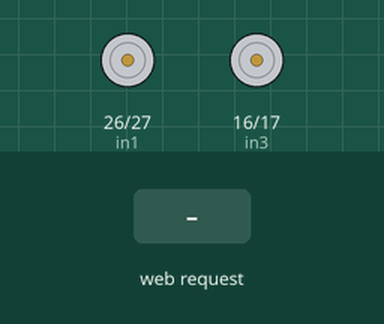
Simulated run of this sketch. Board: ESP32. Shown: motor-driver pin pairs drawn as motors (green arrow = first pin HIGH = forward, orange = second pin HIGH = backward, longer = more drive, scaled by the enable pin). Inputs (shaded band) come from the test bench. WiFi joins after 1.5 s; servers stay silent unless stated; what the sketch prints to the serial monitor is not drawn.

Above: at 2.7 s.
2.8 s: HTTP request GET /forward received
At 3.2 s:
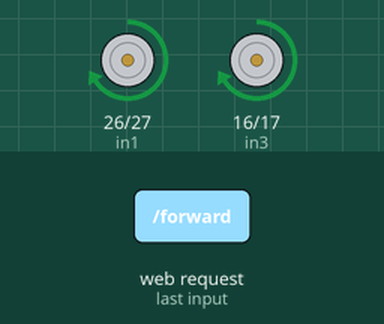
5.8 s: HTTP request GET /backward received
At 6.7 s:
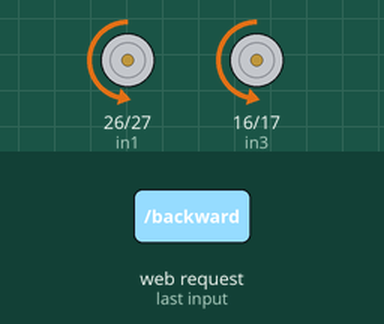
8.8 s: HTTP request GET /left received
At 10.2 s:
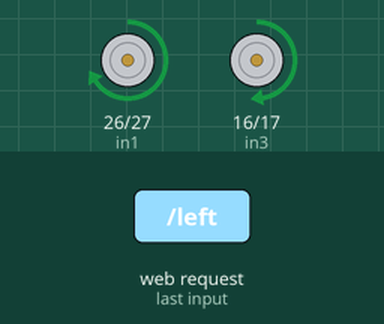
11.8 s: HTTP request GET /right received
At 12.5 s:
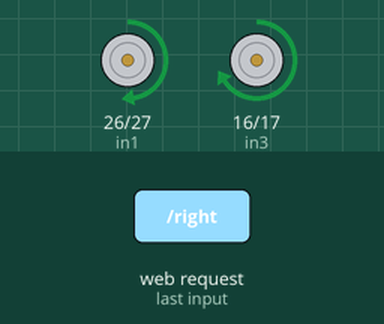
Timing chart, 0 to 15.3 s (numbered marks = the images above; inputs shaded):
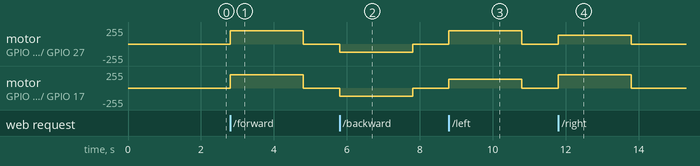

Measured:
- after the input at 2.8 s, motor on GPIO 26 (in1) / GPIO 27 (in2), motor on GPIO 16 (in3) / GPIO 17 (in4): stopped → forward 199/255 at once, → stopped 2.0 s later
- after the input at 5.8 s, motor on GPIO 26 (in1) / GPIO 27 (in2), motor on GPIO 16 (in3) / GPIO 17 (in4): stopped → backward 125/255 at once, → stopped 2.0 s later
- after the input at 8.8 s, motor on GPIO 26 (in1) / GPIO 27 (in2): stopped → forward 199/255 at once, → stopped 2.0 s later; motor on GPIO 16 (in3) / GPIO 17 (in4): stopped → forward 129/255 at once, → stopped 2.0 s later
- after the input at 11.8 s, motor on GPIO 26 (in1) / GPIO 27 (in2): stopped → forward 129/255 at once, → stopped 2.0 s later; motor on GPIO 16 (in3) / GPIO 17 (in4): stopped → forward 199/255 at once, → stopped 2.0 s later

The sketch:

opencvbot.ino
```cpp
#include <WiFi.h>

const char* ssid     = "------";
const char* password = "-------";
#define CHANL0     0
#define CHANL1     1
// use 13 bit precission for LEDC timer
#define LEDBIT  13

// use 5000 Hz as a LEDC base frequency
#define LEDFREQ     5000

// set pins for the l298n
const int en1=25;
const int in1=26;
const int in2=27;
int spd1 = 125;
int spd2 = 125;
int s=125;
const int en2=18;
const int in4=17;
const int in3=16;

WiFiServer server(80);

// method takes pin instead of channel
void analogWr(uint8_t pin, uint32_t value, uint32_t valueMax = 255) {
  // calculate duty, 8191 from 2 ^ 13 - 1
  int tee=0;
  if(value>valueMax){tee=valueMax;}
  else{tee=value;}
  uint32_t duty = (8191 / valueMax) * tee;

  if(pin==en1){
    // write duty to pin
    ledcWrite(CHANL0, duty);}
  else if(pin==en2){
    // write duty to pin
    ledcWrite(CHANL1, duty);}


}


void setup() {
  Serial.begin(115200);
  // put your setup code here, to run once:
  pinMode(en1, OUTPUT);
  pinMode(in1, OUTPUT);
  pinMode(in2, OUTPUT);
  pinMode(en2, OUTPUT);
  pinMode(in3, OUTPUT);
  pinMode(in4, OUTPUT);

  // Setup timer and attach timer to a led pin
  ledcSetup(CHANL0, LEDFREQ, LEDBIT);
  ledcAttachPin(en1, CHANL0);
  ledcSetup(CHANL1, LEDFREQ, LEDBIT);
  ledcAttachPin(en2, CHANL1);


delay(10);

    // We start by connecting to a WiFi network

    Serial.println();
    Serial.println();
    Serial.print("Connecting to ");
    Serial.println(ssid);

    WiFi.begin(ssid, password);

    while (WiFi.status() != WL_CONNECTED) {
        delay(500);
        Serial.print(".");
    }

    Serial.println("");
    Serial.println("WiFi connected.");
    Serial.println("IP address: ");
    Serial.println(WiFi.localIP());

    server.begin();
}


// move any motor forward
void forward(int en, int in1, int in2, int so){
  int spde=so;

  digitalWrite(in1, HIGH);
  digitalWrite(in2, LOW);
  analogWr(en, spde);
  }

// move any motor backward
void backward(int en, int in1, int in2, int so){
  int spde=so;
  digitalWrite(in1, LOW);
  digitalWrite(in2, HIGH);
  analogWr(en, spde);
  }

// stop any motion
void brake(int en, int in1, int in2){

  digitalWrite(in1, LOW);
  digitalWrite(in2, LOW);
  analogWr(en, 255);
  }

  //set speed (pmw)
void setspd1(int sp){
  spd1=sp;
  }

void setspd2(int sp){
  spd2=sp;
  }
void setspd(int sp){
  spd2=sp;
  spd1=sp;
  }

//specialized functions for each motor
//void forward1(){
//  forward(en1,in1,in2);
//  }
//void forward2(){
//  forward(en2,in3,in4);
//  }
void genfwd(int spd){
  setspd(spd);
  forward(en1,in1,in2,spd);
  forward(en2,in3,in4,spd);
  }
//void backward1(){
//  backward(en1,in1,in2);
//  }
//void backward2(){
//  backward(en2,in3,in4);
//  }
void genbwd(int spd){
  setspd(spd);
  backward(en1,in1,in2,spd);
  backward(en2,in3,in4,spd);
  }

void bankleft(){
  forward(en1,in1,in2,200);
  forward(en2,in3,in4,130);}

void bankright(){
  forward(en1,in1,in2,130);
  forward(en2,in3,in4,200);}


void turn(){
  setspd(150);
  forward(en2,in3,in4,125);
  backward(en1,in1,in2,125);
  }


void loop() {
  // put your main code here, to run repeatedly:
WiFiClient client = server.available();   // listen for incoming clients

  if (client) {                             // if you get a client,
    Serial.println("New Client.");           // print a message out the serial port
    String currentLine = "";                // make a String to hold incoming data from the client
    while (client.connected()) {            // loop while the client's connected
      if (client.available()) {             // if there's bytes to read from the client,
        char c = client.read();             // read a byte, then
        Serial.write(c);                    // print it out the serial monitor
        if (c == '\n') {                    // if the byte is a newline character

          // if the current line is blank, you got two newline characters in a row.
          // that's the end of the client HTTP request, so send a response:
          if (currentLine.length() == 0) {
            // HTTP headers always start with a response code (e.g. HTTP/1.1 200 OK)
            // and a content-type so the client knows what's coming, then a blank line:
            client.println("HTTP/1.1 200 OK");
            client.println("Content-type:text/html");
            client.println();

            // the content of the HTTP response follows the header:
            client.print("Click <a href=\"/forward\">here</a> to move forward.<br>");
            client.print("Click <a href=\"/backward\">here</a> to move backwards.<br>");
            client.print("Click <a href=\"/left\">here</a> to turn left.<br>");
            client.print("Click <a href=\"/right\">here</a> to turn right.<br>");
            client.print("Click <a href=\"/stop\">here</a> to stop.<br>");

            // The HTTP response ends with another blank line:
            client.println();
            // break out of the while loop:
            break;
          } else {    // if you got a newline, then clear currentLine:
            currentLine = "";
          }
        } else if (c != '\r') {  // if you got anything else but a carriage return character,
          currentLine += c;      // add it to the end of the currentLine
        }

        // Check to see if the client request was "GET /H" or "GET /L":
        if (currentLine.endsWith("GET /forward")) {
          genfwd(200);
          Serial.println("4wd");
          delay(2000);
          brake(en1,in1,in2);
          brake(en2,in3,in4);
        }
        if (currentLine.endsWith("GET /backward")) {
          genbwd(125);
          Serial.println("bwd");
          delay(2000);
          brake(en1,in1,in2);
          brake(en2,in3,in4);

        }
        if (currentLine.endsWith("GET /left")) {
         bankleft();
         Serial.println("leftwd");
         delay(2000);
         brake(en1,in1,in2);
         brake(en2,in3,in4);
        }
        if (currentLine.endsWith("GET /right")) {
         bankright();
         Serial.println("rwd");
         delay(2000);
         brake(en1,in1,in2);
         brake(en2,in3,in4);
        }
        if (currentLine.endsWith("GET /stop")) {
          brake(en1,in1,in2);
          brake(en2,in3,in4);
          Serial.println("stp");
        }
      }
    }
    // close the connection:
    client.stop();
    Serial.println("Client Disconnected.");
  }
}
```
